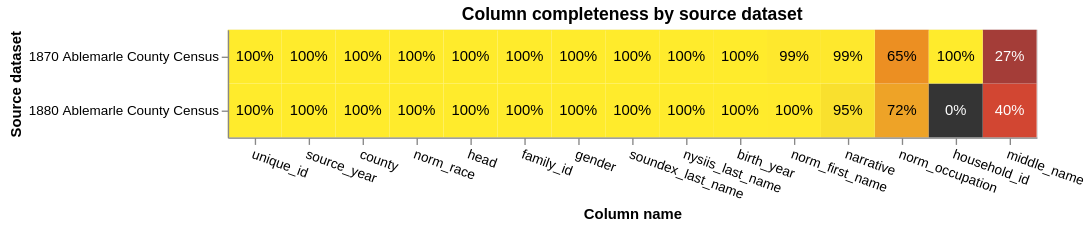

Notebook code for this chart:
### Code cell
completeness_chart(
    [mentions_1870, mentions_1880],
    cols=['unique_id', 'source_year', 'county', 'middle_name', 'birth_year',
       'gender', 'norm_first_name', 'nysiis_last_name', 'soundex_last_name',
       'norm_race', 'norm_occupation', 'head', 'household_id', 'family_id',
       'narrative'],
    db_api=DuckDBAPI(),
    table_names_for_chart=["1870 Ablemarle County Census", "1880 Ablemarle County Census"],
)

### Figure 1 — Vega-Lite specification as saved in the notebook (floating-point values rounded to 4 significant figures)
{"config": {"view": {"continuousWidth": 400, "continuousHeight": 300}}, "layer": [{"mark": "rect", "encoding": {"color": {"field": "completeness", "legend": null, "scale": {"scheme": "darkred", "zero": true}, "type": "quantitative"}, "tooltip": [{"field": "source_dataset", "title": "Source dataset", "type": "nominal"}, {"field": "total_rows_inc_nulls", "format": ",", "title": "# of records", "type": "quantitative"}, {"field": "column_name", "title": "Column name", "type": "nominal"}, {"field": "total_null_rows", "format": ",", "title": "# of nulls", "type": "quantitative"}, {"field": "completeness", "format": ".1%", "type": "quantitative"}], "x": {"axis": {"labelAngle": 20}, "field": "column_name", "sort": {"field": "mean_comp", "order": "descending"}, "title": "Column name", "type": "nominal"}, "y": {"field": "source_dataset", "title": "Source dataset", "type": "nominal"}}, "title": "Column completeness by source dataset", "transform": [{"joinaggregate": [{"op": "mean", "field": "completeness", "as": "mean_comp"}], "groupby": ["column_name"]}]}, {"mark": {"type": "text"}, "encoding": {"color": {"condition": {"test": "datum['completeness'] < 0.5", "value": "white"}, "value": "black"}, "text": {"field": "completeness", "format": ".0%", "type": "quantitative"}, "x": {"axis": {"labelAngle": 0}, "field": "column_name", "sort": {"field": "mean_comp", "order": "descending"}, "type": "nominal"}, "y": {"field": "source_dataset", "type": "nominal"}}, "transform": [{"joinaggregate": [{"op": "mean", "field": "completeness", "as": "mean_comp"}], "groupby": ["column_name"]}]}], "data": {"name": "data-3f05a079388f06225b38503a12822f4b"}, "height": {"step": 40}, "width": {"step": 40}, "$schema": "https://vega.github.io/schema/vega-lite/v5.9.3.json", "datasets": {"data-3f05a079388f06225b38503a12822f4b": [{"source_dataset": "1880 Ablemarle County Census", "column_name": "unique_id", "total_null_rows": 0, "total_rows_inc_nulls": 27271, "completeness": 1.0}, {"source_dataset": "1870 Ablemarle County Census", "column_name": "unique_id", "total_null_rows": 0, "total_rows_inc_nulls": 14023, "completeness": 1.0}, {"source_dataset": "1880 Ablemarle County Census", "column_name": "source_year", "total_null_rows": 0, "total_rows_inc_nulls": 27271, "completeness": 1.0}, {"source_dataset": "1870 Ablemarle County Census", "column_name": "source_year", "total_null_rows": 0, "total_rows_inc_nulls": 14023, "completeness": 1.0}, {"source_dataset": "1880 Ablemarle County Census", "column_name": "county", "total_null_rows": 0, "total_rows_inc_nulls": 27271, "completeness": 1.0}, {"source_dataset": "1870 Ablemarle County Census", "column_name": "county", "total_null_rows": 0, "total_rows_inc_nulls": 14023, "completeness": 1.0}, {"source_dataset": "1880 Ablemarle County Census", "column_name": "middle_name", "total_null_rows": 16337, "total_rows_inc_nulls": 27271, "completeness": 0.4009}, {"source_dataset": "1870 Ablemarle County Census", "column_name": "middle_name", "total_null_rows": 10285, "total_rows_inc_nulls": 14023, "completeness": 0.2666}, {"source_dataset": "1880 Ablemarle County Census", "column_name": "birth_year", "total_null_rows": 9, "total_rows_inc_nulls": 27271, "completeness": 0.9997}, {"source_dataset": "1870 Ablemarle County Census", "column_name": "birth_year", "total_null_rows": 7, "total_rows_inc_nulls": 14023, "completeness": 0.9995}, {"source_dataset": "1880 Ablemarle County Census", "column_name": "gender", "total_null_rows": 0, "total_rows_inc_nulls": 27271, "completeness": 1.0}, {"source_dataset": "1870 Ablemarle County Census", "column_name": "gender", "total_null_rows": 1, "total_rows_inc_nulls": 14023, "completeness": 0.9999}, {"source_dataset": "1880 Ablemarle County Census", "column_name": "norm_first_name", "total_null_rows": 85, "total_rows_inc_nulls": 27271, "completeness": 0.9969}, {"source_dataset": "1870 Ablemarle County Census", "column_name": "norm_first_name", "total_null_rows": 157, "total_rows_inc_nulls": 14023, "completeness": 0.9888}, {"source_dataset": "1880 Ablemarle County Census", "column_name": "nysiis_last_name", "total_null_rows": 1, "total_rows_inc_nulls": 27271, "completeness": 1.0}, {"source_dataset": "1870 Ablemarle County Census", "column_name": "nysiis_last_name", "total_null_rows": 5, "total_rows_inc_nulls": 14023, "completeness": 0.9996}, {"source_dataset": "1880 Ablemarle County Census", "column_name": "soundex_last_name", "total_null_rows": 0, "total_rows_inc_nulls": 27271, "completeness": 1.0}, {"source_dataset": "1870 Ablemarle County Census", "column_name": "soundex_last_name", "total_null_rows": 1, "total_rows_inc_nulls": 14023, "completeness": 0.9999}, {"source_dataset": "1880 Ablemarle County Census", "column_name": "norm_race", "total_null_rows": 0, "total_rows_inc_nulls": 27271, "completeness": 1.0}, {"source_dataset": "1870 Ablemarle County Census", "column_name": "norm_race", "total_null_rows": 0, "total_rows_inc_nulls": 14023, "completeness": 1.0}, {"source_dataset": "1880 Ablemarle County Census", "column_name": "norm_occupation", "total_null_rows": 7537, "total_rows_inc_nulls": 27271, "completeness": 0.7236}, {"source_dataset": "1870 Ablemarle County Census", "column_name": "norm_occupation", "total_null_rows": 4841, "total_rows_inc_nulls": 14023, "completeness": 0.6548}, {"source_dataset": "1880 Ablemarle County Census", "column_name": "head", "total_null_rows": 0, "total_rows_inc_nulls": 27271, "completeness": 1.0}, {"source_dataset": "1870 Ablemarle County Census", "column_name": "head", "total_null_rows": 0, "total_rows_inc_nulls": 14023, "completeness": 1.0}, {"source_dataset": "1880 Ablemarle County Census", "column_name": "household_id", "total_null_rows": 27271, "total_rows_inc_nulls": 27271, "completeness": 0.0}, {"source_dataset": "1870 Ablemarle County Census", "column_name": "household_id", "total_null_rows": 0, "total_rows_inc_nulls": 14023, "completeness": 1.0}, {"source_dataset": "1880 Ablemarle County Census", "column_name": "family_id", "total_null_rows": 0, "total_rows_inc_nulls": 27271, "completeness": 1.0}, {"source_dataset": "1870 Ablemarle County Census", "column_name": "family_id", "total_null_rows": 0, "total_rows_inc_nulls": 14023, "completeness": 1.0}, {"source_dataset": "1880 Ablemarle County Census", "column_name": "narrative", "total_null_rows": 1266, "total_rows_inc_nulls": 27271, "completeness": 0.9536}, {"source_dataset": "1870 Ablemarle County Census", "column_name": "narrative", "total_null_rows": 166, "total_rows_inc_nulls": 14023, "completeness": 0.9882}]}}
